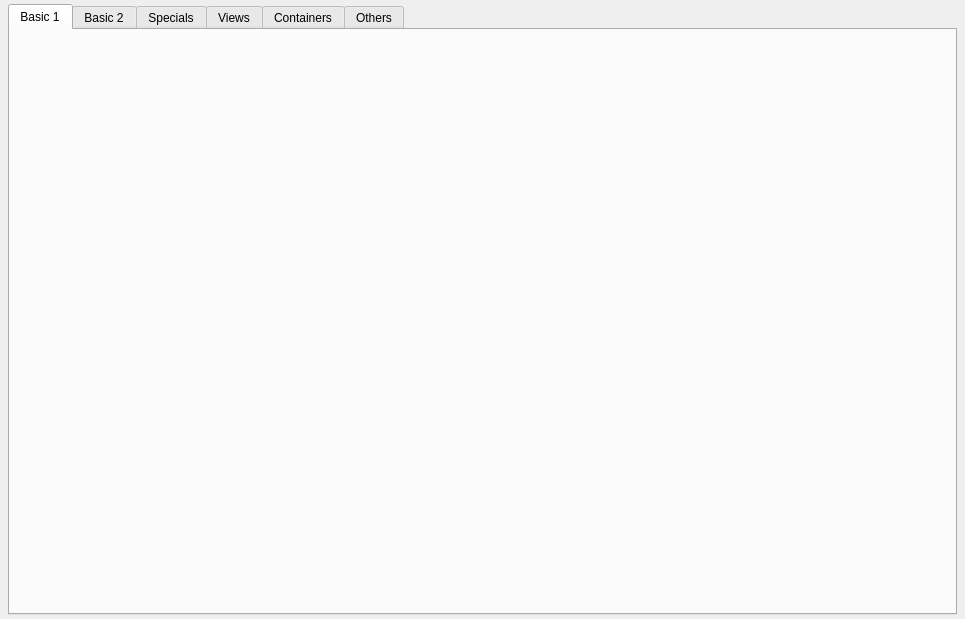
<?xml version="1.0" encoding="UTF-8"?>
<ui version="4.0">
 <class>WidgetsPreview</class>
 <widget class="QWidget" name="WidgetsPreview">
  <property name="geometry">
   <rect>
    <x>0</x>
    <y>0</y>
    <width>965</width>
    <height>619</height>
   </rect>
  </property>
  <property name="windowTitle">
   <string>Form</string>
  </property>
  <layout class="QVBoxLayout" name="verticalLayout_2">
   <property name="spacing">
    <number>4</number>
   </property>
   <property name="leftMargin">
    <number>8</number>
   </property>
   <property name="topMargin">
    <number>4</number>
   </property>
   <property name="rightMargin">
    <number>8</number>
   </property>
   <property name="bottomMargin">
    <number>4</number>
   </property>
   <item>
    <widget class="QTabWidget" name="tabWidget">
     <property name="currentIndex">
      <number>0</number>
     </property>
     <widget class="QWidget" name="basic1">
      <attribute name="title">
       <string>Basic 1</string>
      </attribute>
      <layout class="QVBoxLayout" name="verticalLayout">
       <property name="spacing">
        <number>2</number>
       </property>
       <property name="leftMargin">
        <number>0</number>
       </property>
       <property name="topMargin">
        <number>0</number>
       </property>
       <property name="rightMargin">
        <number>0</number>
       </property>
       <property name="bottomMargin">
        <number>0</number>
       </property>
      </layout>
     </widget>
     <widget class="QWidget" name="basic2">
      <attribute name="title">
       <string>Basic 2</string>
      </attribute>
      <layout class="QVBoxLayout" name="verticalLayout_9"/>
     </widget>
     <widget class="QWidget" name="specials">
      <attribute name="title">
       <string>Specials</string>
      </attribute>
      <layout class="QGridLayout" name="gridLayout_4"/>
     </widget>
     <widget class="QWidget" name="views">
      <attribute name="title">
       <string>Views</string>
      </attribute>
      <layout class="QGridLayout" name="gridLayout_5"/>
     </widget>
     <widget class="QWidget" name="containers">
      <attribute name="title">
       <string>Containers</string>
      </attribute>
      <layout class="QVBoxLayout" name="verticalLayout_12">
       <property name="spacing">
        <number>4</number>
       </property>
       <property name="leftMargin">
        <number>4</number>
       </property>
       <property name="topMargin">
        <number>4</number>
       </property>
       <property name="rightMargin">
        <number>4</number>
       </property>
       <property name="bottomMargin">
        <number>4</number>
       </property>
      </layout>
     </widget>
     <widget class="QWidget" name="others">
      <attribute name="title">
       <string>Others</string>
      </attribute>
      <layout class="QVBoxLayout" name="verticalLayout_16"/>
     </widget>
    </widget>
   </item>
  </layout>
 </widget>
 <resources/>
 <connections/>
</ui>
